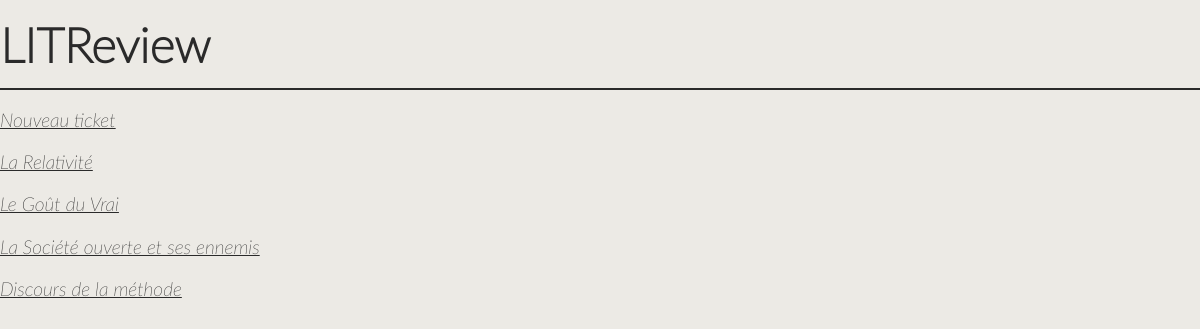
The app's page /reviews/list/ with its own data.
### reviews/models.py (models this page shows, shortened)
class Ticket(models.Model):
    IMAGE_MAX_SIZE = (300, 300)
    title = models.CharField(max_length=128, blank=False)
    description = models.TextField(max_length=2048, blank=True)
    user = models.ForeignKey(User, on_delete=models.CASCADE)
    image = models.ImageField(null=True, blank=True)
    time_created = models.DateTimeField(auto_now_add=True)

### reviews/views.py (the view)
# urls.py: path('list/', tickets, name='tickets'),
def tickets(request):
    tickets = Ticket.objects.all()
    return render(
        request,
        'reviews/tickets.html',
        {'tickets': tickets}
    )

### reviews/templates/reviews/tickets.html
{% extends 'base.html' %}
{% block content%}
    {% for ticket in tickets %}
        <p><a href="{% url 'ticket' ticket.id %}">{{ ticket.title }}</a></p>
    {% endfor %}
{% endblock %}

### litreview/static/css/style.css (style rules this page uses)
* { font-family: 'LatoWebThin'; color: #2a2a2a; background-color: #eceae5; }
body { max-width: 1200px; margin-left: auto; margin-right: auto; }
p { font-size: 1.2em; font-style: italic; }

### records on screen
Ticket: title "Nouveau ticket"
Ticket: title "La Relativité"
Ticket: title "Le Goût du Vrai"
Ticket: title "La Société ouverte et ses ennemis"
Ticket: title "Discours de la méthode"
